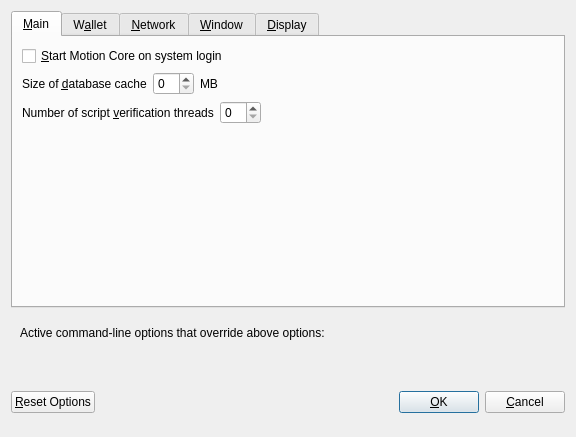
<?xml version="1.0" encoding="UTF-8"?>
<ui version="4.0">
 <class>OptionsDialog</class>
 <widget class="QDialog" name="OptionsDialog">
  <property name="geometry">
   <rect>
    <x>0</x>
    <y>0</y>
    <width>576</width>
    <height>402</height>
   </rect>
  </property>
  <property name="windowTitle">
   <string>Options</string>
  </property>
  <property name="modal">
   <bool>true</bool>
  </property>
  <layout class="QVBoxLayout" name="verticalLayout">
   <item>
    <widget class="QTabWidget" name="tabWidget">
     <property name="currentIndex">
      <number>0</number>
     </property>
     <widget class="QWidget" name="tabMain">
      <attribute name="title">
       <string>&amp;Main</string>
      </attribute>
      <layout class="QVBoxLayout" name="verticalLayout_Main">
       <item>
        <widget class="QCheckBox" name="motionAtStartup">
         <property name="toolTip">
          <string>Automatically start Motion Core after logging in to the system.</string>
         </property>
         <property name="text">
          <string>&amp;Start Motion Core on system login</string>
         </property>
        </widget>
       </item>
       <item>
        <layout class="QHBoxLayout" name="horizontalLayout_2_Main">
         <item>
          <widget class="QLabel" name="databaseCacheLabel">
           <property name="text">
            <string>Size of &amp;database cache</string>
           </property>
           <property name="textFormat">
            <enum>Qt::PlainText</enum>
           </property>
           <property name="buddy">
            <cstring>databaseCache</cstring>
           </property>
          </widget>
         </item>
         <item>
          <widget class="QSpinBox" name="databaseCache"/>
         </item>
         <item>
          <widget class="QLabel" name="databaseCacheUnitLabel">
           <property name="text">
            <string>MB</string>
           </property>
           <property name="textFormat">
            <enum>Qt::PlainText</enum>
           </property>
          </widget>
         </item>
         <item>
          <spacer name="horizontalSpacer_2_Main">
           <property name="orientation">
            <enum>Qt::Horizontal</enum>
           </property>
           <property name="sizeHint" stdset="0">
            <size>
             <width>40</width>
             <height>20</height>
            </size>
           </property>
          </spacer>
         </item>
        </layout>
       </item>
       <item>
        <layout class="QHBoxLayout" name="horizontalLayout_3_Main">
         <item>
          <widget class="QLabel" name="threadsScriptVerifLabel">
           <property name="text">
            <string>Number of script &amp;verification threads</string>
           </property>
           <property name="textFormat">
            <enum>Qt::PlainText</enum>
           </property>
           <property name="buddy">
            <cstring>threadsScriptVerif</cstring>
           </property>
          </widget>
         </item>
         <item>
          <widget class="QSpinBox" name="threadsScriptVerif">
           <property name="toolTip">
            <string>(0 = auto, &lt;0 = leave that many cores free)</string>
           </property>
          </widget>
         </item>
         <item>
          <spacer name="horizontalSpacer_3_Main">
           <property name="orientation">
            <enum>Qt::Horizontal</enum>
           </property>
           <property name="sizeHint" stdset="0">
            <size>
             <width>40</width>
             <height>20</height>
            </size>
           </property>
          </spacer>
         </item>
        </layout>
       </item>
       <item>
        <spacer name="verticalSpacer_Main">
         <property name="orientation">
          <enum>Qt::Vertical</enum>
         </property>
         <property name="sizeHint" stdset="0">
          <size>
           <width>20</width>
           <height>40</height>
          </size>
         </property>
        </spacer>
       </item>
      </layout>
     </widget>
     <widget class="QWidget" name="tabWallet">
      <attribute name="title">
       <string>W&amp;allet</string>
      </attribute>
      <layout class="QVBoxLayout" name="verticalLayout_Wallet">
       <item>
        <widget class="QGroupBox" name="groupBox">
         <property name="title">
          <string>Expert</string>
         </property>
         <layout class="QVBoxLayout" name="verticalLayout_2">
          <item>
           <widget class="QCheckBox" name="coinControlFeatures">
            <property name="toolTip">
             <string>Whether to show coin control features or not.</string>
            </property>
            <property name="text">
             <string>Enable coin &amp;control features</string>
            </property>
           </widget>
          </item>
          <item>
           <widget class="QCheckBox" name="showMasternodesTab">
            <property name="toolTip">
             <string>Show additional tab listing all your masternodes in first sub-tab&lt;br/&gt;and all masternodes on the network in second sub-tab.</string>
            </property>
            <property name="text">
             <string>Show Masternodes and Proposals Tabs</string>
            </property>
           </widget>
          </item>
          <item>
           <widget class="QCheckBox" name="showAdvancedPSUI">
            <property name="toolTip">
             <string>Show additional information and buttons for PrivateSend on overview screen.</string>
            </property>
            <property name="text">
             <string>Enable advanced PrivateSend interface</string>
            </property>
           </widget>
          </item>
          <item>
           <widget class="QCheckBox" name="lowKeysWarning">
            <property name="toolTip">
             <string>Show warning dialog when PrivateSend detects that wallet has very low number of keys left.</string>
            </property>
            <property name="text">
             <string>Warn if PrivateSend is running out of keys</string>
            </property>
           </widget>
          </item>
          <item>
           <widget class="QCheckBox" name="privateSendMultiSession">
            <property name="toolTip">
             <string>Whether to use experimental PrivateSend mode with multiple mixing sessions per block.&lt;br/&gt;Note: You must use this feature carefully.&lt;br/&gt;Make sure you always have recent wallet (auto)backup in a safe place!</string>
            </property>
            <property name="text">
             <string>Enable PrivateSend &amp;multi-session</string>
            </property>
           </widget>
          </item>
          <item>
           <widget class="QCheckBox" name="spendZeroConfChange">
            <property name="toolTip">
             <string>If you disable the spending of unconfirmed change, the change from a transaction&lt;br/&gt;cannot be used until that transaction has at least one confirmation.&lt;br/&gt;This also affects how your balance is computed.</string>
            </property>
            <property name="text">
             <string>&amp;Spend unconfirmed change</string>
            </property>
           </widget>
          </item>
         </layout>
        </widget>
       </item>
       <item>
        <layout class="QHBoxLayout" name="horizontalLayout_4_Wallet">
         <item>
          <widget class="QLabel" name="label">
           <property name="toolTip">
            <string>This setting determines the amount of individual masternodes that an input will be anonymized through.&lt;br/&gt;More rounds of anonymization gives a higher degree of privacy, but also costs more in fees.</string>
           </property>
           <property name="text">
            <string>PrivateSend rounds to use</string>
           </property>
          </widget>
         </item>
         <item>
          <widget class="QSpinBox" name="privateSendRounds">
           <property name="minimum">
            <number>2</number>
           </property>
           <property name="maximum">
            <number>8</number>
           </property>
           <property name="value">
            <number>4</number>
           </property>
          </widget>
         </item>
        </layout>
       </item>
       <item>
        <layout class="QHBoxLayout" name="horizontalLayout">
         <item>
          <widget class="QLabel" name="label_2">
           <property name="toolTip">
            <string>This amount acts as a threshold to turn off PrivateSend once it's reached.</string>
           </property>
           <property name="statusTip">
            <string notr="true"/>
           </property>
           <property name="whatsThis">
            <string notr="true"/>
           </property>
           <property name="accessibleName">
            <string notr="true"/>
           </property>
           <property name="accessibleDescription">
            <string notr="true"/>
           </property>
           <property name="text">
            <string>Amount of Motion to keep anonymized</string>
           </property>
          </widget>
         </item>
         <item>
          <widget class="QSpinBox" name="privateSendAmount">
           <property name="minimum">
            <number>2</number>
           </property>
           <property name="maximum">
            <number>2000</number>
           </property>
           <property name="singleStep">
            <number>10</number>
           </property>
           <property name="value">
            <number>1000</number>
           </property>
          </widget>
         </item>
        </layout>
       </item>
       <item>
        <spacer name="verticalSpacer_Wallet">
         <property name="orientation">
          <enum>Qt::Vertical</enum>
         </property>
         <property name="sizeHint" stdset="0">
          <size>
           <width>20</width>
           <height>40</height>
          </size>
         </property>
        </spacer>
       </item>
      </layout>
     </widget>
     <widget class="QWidget" name="tabNetwork">
      <attribute name="title">
       <string>&amp;Network</string>
      </attribute>
      <layout class="QVBoxLayout" name="verticalLayout_Network">
       <item>
        <widget class="QCheckBox" name="mapPortUpnp">
         <property name="toolTip">
          <string>Automatically open the Motion Core client port on the router. This only works when your router supports UPnP and it is enabled.</string>
         </property>
         <property name="text">
          <string>Map port using &amp;UPnP</string>
         </property>
        </widget>
       </item>
       <item>
        <widget class="QCheckBox" name="allowIncoming">
         <property name="toolTip">
          <string>Accept connections from outside</string>
         </property>
         <property name="text">
          <string>Allow incoming connections</string>
         </property>
        </widget>
       </item>
       <item>
        <widget class="QCheckBox" name="connectSocks">
         <property name="toolTip">
          <string>Connect to the Motion network through a SOCKS5 proxy.</string>
         </property>
         <property name="text">
          <string>&amp;Connect through SOCKS5 proxy (default proxy):</string>
         </property>
        </widget>
       </item>
       <item>
        <layout class="QHBoxLayout" name="horizontalLayout_1_Network">
         <item>
          <widget class="QLabel" name="proxyIpLabel">
           <property name="text">
            <string>Proxy &amp;IP:</string>
           </property>
           <property name="textFormat">
            <enum>Qt::PlainText</enum>
           </property>
           <property name="buddy">
            <cstring>proxyIp</cstring>
           </property>
          </widget>
         </item>
         <item>
          <widget class="QValidatedLineEdit" name="proxyIp">
           <property name="minimumSize">
            <size>
             <width>140</width>
             <height>0</height>
            </size>
           </property>
           <property name="maximumSize">
            <size>
             <width>140</width>
             <height>16777215</height>
            </size>
           </property>
           <property name="toolTip">
            <string>IP address of the proxy (e.g. IPv4: 127.0.0.1 / IPv6: ::1)</string>
           </property>
          </widget>
         </item>
         <item>
          <widget class="QLabel" name="proxyPortLabel">
           <property name="text">
            <string>&amp;Port:</string>
           </property>
           <property name="textFormat">
            <enum>Qt::PlainText</enum>
           </property>
           <property name="buddy">
            <cstring>proxyPort</cstring>
           </property>
          </widget>
         </item>
         <item>
          <widget class="QLineEdit" name="proxyPort">
           <property name="minimumSize">
            <size>
             <width>55</width>
             <height>0</height>
            </size>
           </property>
           <property name="maximumSize">
            <size>
             <width>55</width>
             <height>16777215</height>
            </size>
           </property>
           <property name="toolTip">
            <string>Port of the proxy (e.g. 9050)</string>
           </property>
          </widget>
         </item>
         <item>
          <spacer name="horizontalSpacer_1_Network">
           <property name="orientation">
            <enum>Qt::Horizontal</enum>
           </property>
           <property name="sizeHint" stdset="0">
            <size>
             <width>40</width>
             <height>20</height>
            </size>
           </property>
          </spacer>
         </item>
        </layout>
       </item>
       <item>
        <layout class="QHBoxLayout" name="horizontalLayout_2_Network">
         <item>
          <widget class="QLabel" name="proxyActiveNets">
           <property name="text">
            <string>Used for reaching peers via:</string>
           </property>
           <property name="textFormat">
            <enum>Qt::PlainText</enum>
           </property>
          </widget>
         </item>
         <item>
          <widget class="QCheckBox" name="proxyReachIPv4">
           <property name="enabled">
            <bool>false</bool>
           </property>
           <property name="toolTip">
            <string>Shows, if the supplied default SOCKS5 proxy is used to reach peers via this network type.</string>
           </property>
           <property name="text">
            <string/>
           </property>
          </widget>
         </item>
         <item>
          <widget class="QLabel" name="proxyReachIPv4Label">
           <property name="text">
            <string>IPv4</string>
           </property>
           <property name="textFormat">
            <enum>Qt::PlainText</enum>
           </property>
          </widget>
         </item>
         <item>
          <widget class="QCheckBox" name="proxyReachIPv6">
           <property name="enabled">
            <bool>false</bool>
           </property>
           <property name="toolTip">
            <string>Shows, if the supplied default SOCKS5 proxy is used to reach peers via this network type.</string>
           </property>
           <property name="text">
            <string/>
           </property>
          </widget>
         </item>
         <item>
          <widget class="QLabel" name="proxyReachIPv6Label">
           <property name="text">
            <string>IPv6</string>
           </property>
           <property name="textFormat">
            <enum>Qt::PlainText</enum>
           </property>
          </widget>
         </item>
         <item>
          <widget class="QCheckBox" name="proxyReachTor">
           <property name="enabled">
            <bool>false</bool>
           </property>
           <property name="toolTip">
            <string>Shows, if the supplied default SOCKS5 proxy is used to reach peers via this network type.</string>
           </property>
           <property name="text">
            <string/>
           </property>
          </widget>
         </item>
         <item>
          <widget class="QLabel" name="proxyReachTorLabel">
           <property name="text">
            <string>Tor</string>
           </property>
           <property name="textFormat">
            <enum>Qt::PlainText</enum>
           </property>
          </widget>
         </item>
         <item>
          <spacer name="horizontalSpacer_2_Network">
           <property name="orientation">
            <enum>Qt::Horizontal</enum>
           </property>
           <property name="sizeHint" stdset="0">
            <size>
             <width>40</width>
             <height>20</height>
            </size>
           </property>
          </spacer>
         </item>
        </layout>
       </item>
       <item>
        <widget class="QCheckBox" name="connectSocksTor">
         <property name="toolTip">
          <string>Connect to the Motion network through a separate SOCKS5 proxy for Tor hidden services.</string>
         </property>
         <property name="text">
          <string>Use separate SOCKS5 proxy to reach peers via Tor hidden services:</string>
         </property>
        </widget>
       </item>
       <item>
        <layout class="QHBoxLayout" name="horizontalLayout_3_Network">
         <item>
          <widget class="QLabel" name="proxyIpTorLabel">
           <property name="text">
            <string>Proxy &amp;IP:</string>
           </property>
           <property name="textFormat">
            <enum>Qt::PlainText</enum>
           </property>
           <property name="buddy">
            <cstring>proxyIpTor</cstring>
           </property>
          </widget>
         </item>
         <item>
          <widget class="QValidatedLineEdit" name="proxyIpTor">
           <property name="minimumSize">
            <size>
             <width>140</width>
             <height>0</height>
            </size>
           </property>
           <property name="maximumSize">
            <size>
             <width>140</width>
             <height>16777215</height>
            </size>
           </property>
           <property name="toolTip">
            <string>IP address of the proxy (e.g. IPv4: 127.0.0.1 / IPv6: ::1)</string>
           </property>
          </widget>
         </item>
         <item>
          <widget class="QLabel" name="proxyPortTorLabel">
           <property name="text">
            <string>&amp;Port:</string>
           </property>
           <property name="textFormat">
            <enum>Qt::PlainText</enum>
           </property>
           <property name="buddy">
            <cstring>proxyPortTor</cstring>
           </property>
          </widget>
         </item>
         <item>
          <widget class="QLineEdit" name="proxyPortTor">
           <property name="minimumSize">
            <size>
             <width>55</width>
             <height>0</height>
            </size>
           </property>
           <property name="maximumSize">
            <size>
             <width>55</width>
             <height>16777215</height>
            </size>
           </property>
           <property name="toolTip">
            <string>Port of the proxy (e.g. 9050)</string>
           </property>
          </widget>
         </item>
         <item>
          <spacer name="horizontalSpacer_4_Network">
           <property name="orientation">
            <enum>Qt::Horizontal</enum>
           </property>
           <property name="sizeHint" stdset="0">
            <size>
             <width>40</width>
             <height>20</height>
            </size>
           </property>
          </spacer>
         </item>
        </layout>
       </item>
       <item>
        <spacer name="verticalSpacer_Network">
         <property name="orientation">
          <enum>Qt::Vertical</enum>
         </property>
         <property name="sizeHint" stdset="0">
          <size>
           <width>20</width>
           <height>40</height>
          </size>
         </property>
        </spacer>
       </item>
      </layout>
     </widget>
     <widget class="QWidget" name="tabWindow">
      <attribute name="title">
       <string>&amp;Window</string>
      </attribute>
      <layout class="QVBoxLayout" name="verticalLayout_Window">
       <item>
        <widget class="QCheckBox" name="hideTrayIcon">
         <property name="toolTip">
          <string>&amp;Hide the icon from the system tray.</string>
         </property>
         <property name="text">
          <string>Hide tray icon</string>
         </property>
        </widget>
       </item>
       <item>
        <widget class="QCheckBox" name="minimizeToTray">
         <property name="toolTip">
          <string>Show only a tray icon after minimizing the window.</string>
         </property>
         <property name="text">
          <string>&amp;Minimize to the tray instead of the taskbar</string>
         </property>
        </widget>
       </item>
       <item>
        <widget class="QCheckBox" name="minimizeOnClose">
         <property name="toolTip">
          <string>Minimize instead of exit the application when the window is closed. When this option is enabled, the application will be closed only after selecting Exit in the menu.</string>
         </property>
         <property name="text">
          <string>M&amp;inimize on close</string>
         </property>
        </widget>
       </item>
       <item>
        <spacer name="verticalSpacer_Window">
         <property name="orientation">
          <enum>Qt::Vertical</enum>
         </property>
         <property name="sizeHint" stdset="0">
          <size>
           <width>20</width>
           <height>40</height>
          </size>
         </property>
        </spacer>
       </item>
      </layout>
     </widget>
     <widget class="QWidget" name="tabDisplay">
      <attribute name="title">
       <string>&amp;Display</string>
      </attribute>
      <layout class="QVBoxLayout" name="verticalLayout_Display">
       <item>
        <layout class="QHBoxLayout" name="horizontalLayout_1_Display">
         <item>
          <widget class="QLabel" name="langLabel">
           <property name="text">
            <string>User Interface &amp;language:</string>
           </property>
           <property name="textFormat">
            <enum>Qt::PlainText</enum>
           </property>
           <property name="buddy">
            <cstring>lang</cstring>
           </property>
          </widget>
         </item>
         <item>
          <widget class="QValueComboBox" name="lang">
           <property name="toolTip">
            <string>The user interface language can be set here. This setting will take effect after restarting Motion Core.</string>
           </property>
          </widget>
         </item>
        </layout>
       </item>
       <item>
        <widget class="QLabel" name="label_3">
         <property name="toolTip">
          <string notr="true"/>
         </property>
         <property name="statusTip">
          <string notr="true"/>
         </property>
         <property name="whatsThis">
          <string notr="true"/>
         </property>
         <property name="accessibleName">
          <string notr="true"/>
         </property>
         <property name="text">
          <string>Language missing or translation incomplete? Help contributing translations here:
https://www.transifex.com/projects/p/motion/</string>
         </property>
         <property name="wordWrap">
          <bool>true</bool>
         </property>
         <property name="openExternalLinks">
          <bool>true</bool>
         </property>
         <property name="textInteractionFlags">
          <set>Qt::TextBrowserInteraction</set>
         </property>
        </widget>
       </item>
       <item>
        <layout class="QHBoxLayout" name="horizontalLayout_4_Display" stretch="0,0">
         <item>
          <widget class="QLabel" name="themeLabel">
           <property name="text">
            <string>User Interface Theme:</string>
           </property>
          </widget>
         </item>
         <item>
          <widget class="QValueComboBox" name="theme"/>
         </item>
        </layout>
       </item>
       <item>
        <widget class="Line" name="line">
         <property name="orientation">
          <enum>Qt::Horizontal</enum>
         </property>
        </widget>
       </item>
       <item>
        <layout class="QHBoxLayout" name="horizontalLayout_2_Display">
         <item>
          <widget class="QLabel" name="unitLabel">
           <property name="text">
            <string>&amp;Unit to show amounts in:</string>
           </property>
           <property name="textFormat">
            <enum>Qt::PlainText</enum>
           </property>
           <property name="buddy">
            <cstring>unit</cstring>
           </property>
          </widget>
         </item>
         <item>
          <widget class="QValueComboBox" name="unit">
           <property name="toolTip">
            <string>Choose the default subdivision unit to show in the interface and when sending coins.</string>
           </property>
          </widget>
         </item>
        </layout>
       </item>
       <item>
        <layout class="QHBoxLayout" name="horizontalLayout_5_Display">
         <item>
          <widget class="QLabel" name="digitsLabel">
           <property name="text">
            <string>Decimal digits</string>
           </property>
          </widget>
         </item>
         <item>
          <widget class="QValueComboBox" name="digits"/>
         </item>
        </layout>
       </item>
       <item>
        <layout class="QHBoxLayout" name="horizontalLayout_3_Display">
         <item>
          <widget class="QLabel" name="thirdPartyTxUrlsLabel">
           <property name="toolTip">
            <string>Third party URLs (e.g. a block explorer) that appear in the transactions tab as context menu items.&lt;br/&gt;%s in the URL is replaced by transaction hash. Multiple URLs are separated by vertical bar |.</string>
           </property>
           <property name="text">
            <string>Third party transaction URLs</string>
           </property>
           <property name="buddy">
            <cstring>thirdPartyTxUrls</cstring>
           </property>
          </widget>
         </item>
         <item>
          <widget class="QLineEdit" name="thirdPartyTxUrls">
           <property name="toolTip">
            <string>Third party URLs (e.g. a block explorer) that appear in the transactions tab as context menu items.&lt;br/&gt;%s in the URL is replaced by transaction hash. Multiple URLs are separated by vertical bar |.</string>
           </property>
          </widget>
         </item>
        </layout>
       </item>
       <item>
        <spacer name="verticalSpacer">
         <property name="orientation">
          <enum>Qt::Vertical</enum>
         </property>
         <property name="sizeHint" stdset="0">
          <size>
           <width>20</width>
           <height>40</height>
          </size>
         </property>
        </spacer>
       </item>
      </layout>
     </widget>
    </widget>
   </item>
   <item>
    <widget class="QFrame" name="frame">
     <layout class="QVBoxLayout" name="verticalLayout_Bottom">
      <item>
       <layout class="QHBoxLayout" name="horizontalLayout_Bottom">
        <item>
         <widget class="QLabel" name="overriddenByCommandLineInfoLabel">
          <property name="text">
           <string>Active command-line options that override above options:</string>
          </property>
          <property name="textFormat">
           <enum>Qt::PlainText</enum>
          </property>
         </widget>
        </item>
        <item>
         <spacer name="horizontalSpacer_Bottom">
          <property name="orientation">
           <enum>Qt::Horizontal</enum>
          </property>
          <property name="sizeHint" stdset="0">
           <size>
            <width>40</width>
            <height>20</height>
           </size>
          </property>
         </spacer>
        </item>
       </layout>
      </item>
      <item>
       <widget class="QLabel" name="overriddenByCommandLineLabel">
        <property name="text">
         <string/>
        </property>
        <property name="textFormat">
         <enum>Qt::PlainText</enum>
        </property>
        <property name="wordWrap">
         <bool>true</bool>
        </property>
       </widget>
      </item>
     </layout>
    </widget>
   </item>
   <item>
    <layout class="QHBoxLayout" name="horizontalLayout_Buttons">
     <item>
      <widget class="QPushButton" name="resetButton">
       <property name="toolTip">
        <string>Reset all client options to default.</string>
       </property>
       <property name="text">
        <string>&amp;Reset Options</string>
       </property>
       <property name="autoDefault">
        <bool>false</bool>
       </property>
      </widget>
     </item>
     <item>
      <spacer name="horizontalSpacer_1">
       <property name="orientation">
        <enum>Qt::Horizontal</enum>
       </property>
       <property name="sizeHint" stdset="0">
        <size>
         <width>40</width>
         <height>48</height>
        </size>
       </property>
      </spacer>
     </item>
     <item>
      <widget class="QLabel" name="statusLabel">
       <property name="minimumSize">
        <size>
         <width>200</width>
         <height>0</height>
        </size>
       </property>
       <property name="font">
        <font>
         <weight>75</weight>
         <bold>true</bold>
        </font>
       </property>
       <property name="text">
        <string/>
       </property>
       <property name="textFormat">
        <enum>Qt::PlainText</enum>
       </property>
       <property name="wordWrap">
        <bool>true</bool>
       </property>
      </widget>
     </item>
     <item>
      <spacer name="horizontalSpacer_2">
       <property name="orientation">
        <enum>Qt::Horizontal</enum>
       </property>
       <property name="sizeHint" stdset="0">
        <size>
         <width>40</width>
         <height>48</height>
        </size>
       </property>
      </spacer>
     </item>
     <item>
      <widget class="QPushButton" name="okButton">
       <property name="text">
        <string>&amp;OK</string>
       </property>
       <property name="autoDefault">
        <bool>false</bool>
       </property>
       <property name="default">
        <bool>true</bool>
       </property>
      </widget>
     </item>
     <item>
      <widget class="QPushButton" name="cancelButton">
       <property name="text">
        <string>&amp;Cancel</string>
       </property>
       <property name="autoDefault">
        <bool>false</bool>
       </property>
      </widget>
     </item>
    </layout>
   </item>
  </layout>
 </widget>
 <customwidgets>
  <customwidget>
   <class>QValidatedLineEdit</class>
   <extends>QLineEdit</extends>
   <header>qvalidatedlineedit.h</header>
  </customwidget>
  <customwidget>
   <class>QValueComboBox</class>
   <extends>QComboBox</extends>
   <header>qvaluecombobox.h</header>
  </customwidget>
 </customwidgets>
 <resources/>
 <connections/>
</ui>
